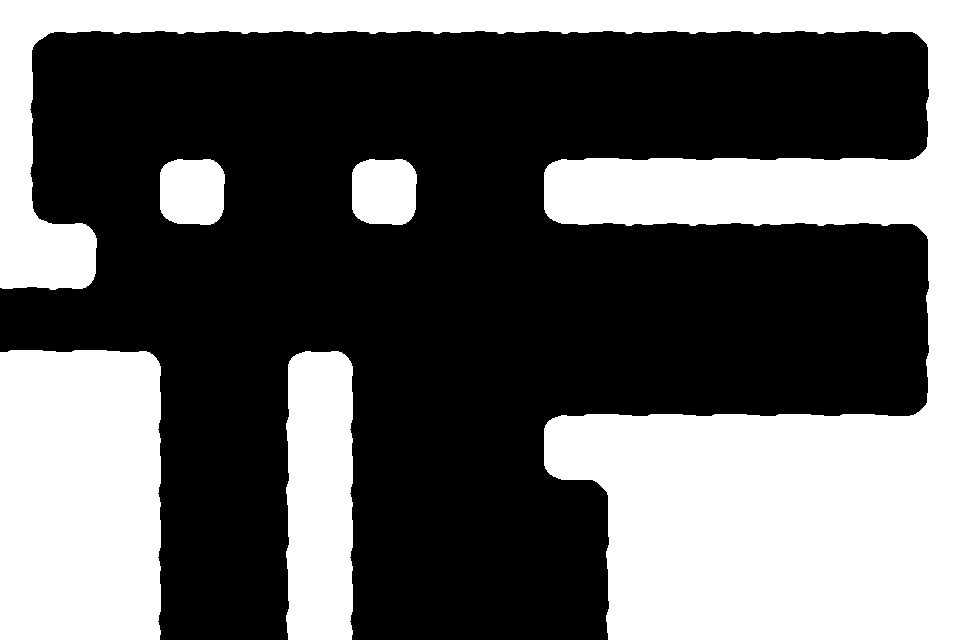

A 2D game scene composited from a Tiled map and its tileset images. What follows is a short description and the map's XML, with every tile layer's data as written:
An orthogonal 15x10 tile map with 64x64 px tiles, 1 tile layer (Chao) and 20 objects (16x Prefab, 3x Fronteira, Jogador).

<map version="1.0" orientation="orthogonal" renderorder="right-down" width="15" height="10" tilewidth="64" tileheight="64" nextobjectid="55">
 <tileset firstgid="1" source="TilesetSimples/tileset.tsx" />
 <layer name="Chao" width="15" height="10">
  <properties>
   <property name="unity:layer" value="Solido" />
  </properties>
  <data encoding="csv">
10,12,12,12,12,12,12,12,12,12,12,12,12,12,9,
8,0,0,0,0,0,0,0,0,0,0,0,0,0,6,
8,0,1,3,0,1,3,0,1,2,2,2,2,2,4,
5,3,11,13,0,11,13,0,11,12,12,12,12,12,9,
12,13,0,0,0,0,0,0,0,0,0,0,0,0,6,
2,2,3,0,1,3,0,0,0,0,0,0,0,0,6,
7,7,8,0,6,8,0,0,1,2,2,2,2,2,4,
7,7,8,0,6,8,0,0,11,9,7,7,7,7,7,
7,7,8,0,6,8,0,0,0,6,7,7,7,7,7,
7,7,8,0,6,8,0,0,0,6,7,7,7,7,7
</data>
 </layer>
 <objectgroup name="Objetos" offsetx="0" offsety="-32">
  <properties>
   <property name="unity:layer" value="Objetos" />
  </properties>
  <object id="13" name="Fronteira" x="-65" y="-288" width="64" height="929" />
  <object id="14" name="Fronteira" x="0" y="-320" width="960" height="64" />
  <object id="15" name="Fronteira" x="960" y="-288" width="64" height="928" />
  <object id="37" name="Espinho" type="Prefab" gid="14" x="575" y="448" width="64" height="64">
   <properties>
    <property name="PrefabSwap" value="" />
    <property name="unity:layer" value="Morte" />
   </properties>
  </object>
  <object id="38" name="Espinho" type="Prefab" gid="14" x="161" y="671" width="64" height="64">
   <properties>
    <property name="PrefabSwap" value="" />
    <property name="unity:layer" value="Morte" />
   </properties>
  </object>
  <object id="39" name="Espinho" type="Prefab" gid="14" x="226" y="671" width="64" height="64">
   <properties>
    <property name="PrefabSwap" value="" />
    <property name="unity:layer" value="Morte" />
   </properties>
  </object>
  <object id="40" name="Espinho" type="Prefab" gid="14" x="354" y="671" width="64" height="64">
   <properties>
    <property name="PrefabSwap" value="" />
    <property name="unity:layer" value="Morte" />
   </properties>
  </object>
  <object id="41" name="Espinho" type="Prefab" gid="14" x="419" y="671" width="64" height="64">
   <properties>
    <property name="PrefabSwap" value="" />
    <property name="unity:layer" value="Morte" />
   </properties>
  </object>
  <object id="42" name="Espinho" type="Prefab" gid="14" x="483" y="671" width="64" height="64">
   <properties>
    <property name="PrefabSwap" value="" />
    <property name="unity:layer" value="Morte" />
   </properties>
  </object>
  <object id="43" name="Espinho" type="Prefab" gid="14" x="548" y="671" width="64" height="64">
   <properties>
    <property name="PrefabSwap" value="" />
    <property name="unity:layer" value="Morte" />
   </properties>
  </object>
  <object id="44" name="Placa" type="Prefab" gid="15" x="1" y="384" width="64" height="64">
   <properties>
    <property name="PrefabSwap" value="" />
    <property name="msg" value="Vamos jogar!" />
   </properties>
  </object>
  <object id="45" name="Chave" type="Prefab" gid="18" x="768" y="385" width="64" height="64">
   <properties>
    <property name="PrefabSwap" value="" />
   </properties>
  </object>
  <object id="46" name="Porta" type="Prefab" gid="17" x="831" y="193" width="64" height="64">
   <properties>
    <property name="PrefabSwap" value="" />
   </properties>
  </object>
  <object id="47" name="Espinho" type="Prefab" gid="14" x="703" y="448" width="64" height="64">
   <properties>
    <property name="PrefabSwap" value="" />
    <property name="unity:layer" value="Morte" />
   </properties>
  </object>
  <object id="48" name="Espinho" type="Prefab" gid="14" x="832" y="449" width="64" height="64">
   <properties>
    <property name="PrefabSwap" value="" />
    <property name="unity:layer" value="Morte" />
   </properties>
  </object>
  <object id="49" name="Bloco" type="Prefab" gid="21" x="416" y="447" width="64" height="64">
   <properties>
    <property name="PrefabSwap" value="" />
   </properties>
  </object>
  <object id="51" name="Bloco" type="Prefab" gid="21" x="258" y="243" width="64" height="64">
   <properties>
    <property name="PrefabSwap" value="" />
   </properties>
  </object>
  <object id="52" name="Cristal" type="Prefab" gid="23" x="163" y="129" width="64" height="64">
   <properties>
    <property name="PrefabSwap" value="" />
   </properties>
  </object>
  <object id="53" name="Bloco" type="Prefab" gid="21" x="448" y="243" width="64" height="64">
   <properties>
    <property name="PrefabSwap" value="" />
   </properties>
  </object>
  <object id="54" name="Jogador" gid="24" x="63" y="384" width="64" height="64">
   <properties>
    <property name="PrefabSwap" value="" />
   </properties>
  </object>
 </objectgroup>
</map>
